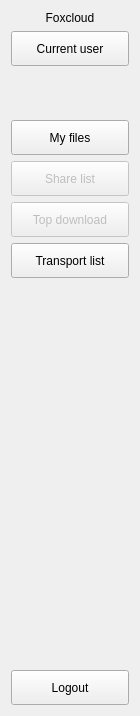
<?xml version="1.0" encoding="UTF-8"?>
<ui version="4.0">
 <class>ButtonGroup</class>
 <widget class="QWidget" name="ButtonGroup">
  <property name="geometry">
   <rect>
    <x>0</x>
    <y>0</y>
    <width>140</width>
    <height>716</height>
   </rect>
  </property>
  <property name="minimumSize">
   <size>
    <width>0</width>
    <height>0</height>
   </size>
  </property>
  <property name="maximumSize">
   <size>
    <width>16777215</width>
    <height>16777215</height>
   </size>
  </property>
  <property name="windowTitle">
   <string>Form</string>
  </property>
  <property name="styleSheet">
   <string notr="true"/>
  </property>
  <layout class="QVBoxLayout" name="verticalLayout_3">
   <item>
    <widget class="QLabel" name="lbLogo">
     <property name="text">
      <string>Foxcloud</string>
     </property>
     <property name="alignment">
      <set>Qt::AlignmentFlag::AlignCenter</set>
     </property>
    </widget>
   </item>
   <item>
    <widget class="QWidget" name="widget_2" native="true">
     <layout class="QGridLayout" name="gridLayout_2">
      <property name="leftMargin">
       <number>0</number>
      </property>
      <property name="topMargin">
       <number>0</number>
      </property>
      <property name="rightMargin">
       <number>0</number>
      </property>
      <property name="bottomMargin">
       <number>24</number>
      </property>
      <item row="0" column="0">
       <widget class="QToolButton" name="btnCurrentUser">
        <property name="sizePolicy">
         <sizepolicy hsizetype="Preferred" vsizetype="Preferred">
          <horstretch>0</horstretch>
          <verstretch>0</verstretch>
         </sizepolicy>
        </property>
        <property name="minimumSize">
         <size>
          <width>50</width>
          <height>35</height>
         </size>
        </property>
        <property name="maximumSize">
         <size>
          <width>200</width>
          <height>55</height>
         </size>
        </property>
        <property name="text">
         <string>Current user</string>
        </property>
        <property name="icon">
         <iconset theme="QIcon::ThemeIcon::UserAvailable"/>
        </property>
        <property name="iconSize">
         <size>
          <width>35</width>
          <height>35</height>
         </size>
        </property>
        <property name="autoExclusive">
         <bool>false</bool>
        </property>
        <property name="popupMode">
         <enum>QToolButton::ToolButtonPopupMode::DelayedPopup</enum>
        </property>
        <property name="toolButtonStyle">
         <enum>Qt::ToolButtonStyle::ToolButtonTextBesideIcon</enum>
        </property>
        <property name="autoRaise">
         <bool>false</bool>
        </property>
        <property name="arrowType">
         <enum>Qt::ArrowType::NoArrow</enum>
        </property>
       </widget>
      </item>
     </layout>
    </widget>
   </item>
   <item>
    <widget class="QWidget" name="widget_3" native="true">
     <layout class="QGridLayout" name="gridLayout">
      <property name="leftMargin">
       <number>0</number>
      </property>
      <property name="topMargin">
       <number>24</number>
      </property>
      <property name="rightMargin">
       <number>0</number>
      </property>
      <property name="bottomMargin">
       <number>12</number>
      </property>
      <item row="0" column="0">
       <widget class="QToolButton" name="btnMyfile">
        <property name="sizePolicy">
         <sizepolicy hsizetype="Preferred" vsizetype="Preferred">
          <horstretch>0</horstretch>
          <verstretch>0</verstretch>
         </sizepolicy>
        </property>
        <property name="minimumSize">
         <size>
          <width>50</width>
          <height>35</height>
         </size>
        </property>
        <property name="maximumSize">
         <size>
          <width>200</width>
          <height>55</height>
         </size>
        </property>
        <property name="text">
         <string>My files</string>
        </property>
        <property name="icon">
         <iconset theme="QIcon::ThemeIcon::DocumentOpen"/>
        </property>
        <property name="iconSize">
         <size>
          <width>30</width>
          <height>30</height>
         </size>
        </property>
        <property name="autoRepeat">
         <bool>true</bool>
        </property>
        <property name="autoExclusive">
         <bool>false</bool>
        </property>
        <property name="popupMode">
         <enum>QToolButton::ToolButtonPopupMode::DelayedPopup</enum>
        </property>
        <property name="toolButtonStyle">
         <enum>Qt::ToolButtonStyle::ToolButtonTextBesideIcon</enum>
        </property>
        <property name="autoRaise">
         <bool>false</bool>
        </property>
        <property name="arrowType">
         <enum>Qt::ArrowType::NoArrow</enum>
        </property>
       </widget>
      </item>
      <item row="1" column="0">
       <widget class="QToolButton" name="btnShareList">
        <property name="enabled">
         <bool>false</bool>
        </property>
        <property name="sizePolicy">
         <sizepolicy hsizetype="Preferred" vsizetype="Preferred">
          <horstretch>0</horstretch>
          <verstretch>0</verstretch>
         </sizepolicy>
        </property>
        <property name="minimumSize">
         <size>
          <width>50</width>
          <height>35</height>
         </size>
        </property>
        <property name="maximumSize">
         <size>
          <width>200</width>
          <height>55</height>
         </size>
        </property>
        <property name="text">
         <string>Share list</string>
        </property>
        <property name="icon">
         <iconset theme="QIcon::ThemeIcon::EditRedo"/>
        </property>
        <property name="iconSize">
         <size>
          <width>30</width>
          <height>30</height>
         </size>
        </property>
        <property name="checkable">
         <bool>false</bool>
        </property>
        <property name="autoRepeat">
         <bool>true</bool>
        </property>
        <property name="autoExclusive">
         <bool>false</bool>
        </property>
        <property name="popupMode">
         <enum>QToolButton::ToolButtonPopupMode::DelayedPopup</enum>
        </property>
        <property name="toolButtonStyle">
         <enum>Qt::ToolButtonStyle::ToolButtonTextBesideIcon</enum>
        </property>
        <property name="autoRaise">
         <bool>false</bool>
        </property>
        <property name="arrowType">
         <enum>Qt::ArrowType::NoArrow</enum>
        </property>
       </widget>
      </item>
      <item row="2" column="0">
       <widget class="QToolButton" name="btnTopDownload">
        <property name="enabled">
         <bool>false</bool>
        </property>
        <property name="sizePolicy">
         <sizepolicy hsizetype="Preferred" vsizetype="Preferred">
          <horstretch>0</horstretch>
          <verstretch>0</verstretch>
         </sizepolicy>
        </property>
        <property name="minimumSize">
         <size>
          <width>50</width>
          <height>35</height>
         </size>
        </property>
        <property name="maximumSize">
         <size>
          <width>200</width>
          <height>55</height>
         </size>
        </property>
        <property name="text">
         <string>Top download</string>
        </property>
        <property name="icon">
         <iconset theme="QIcon::ThemeIcon::DocumentSave"/>
        </property>
        <property name="iconSize">
         <size>
          <width>30</width>
          <height>30</height>
         </size>
        </property>
        <property name="autoRepeat">
         <bool>true</bool>
        </property>
        <property name="autoExclusive">
         <bool>false</bool>
        </property>
        <property name="popupMode">
         <enum>QToolButton::ToolButtonPopupMode::DelayedPopup</enum>
        </property>
        <property name="toolButtonStyle">
         <enum>Qt::ToolButtonStyle::ToolButtonTextBesideIcon</enum>
        </property>
        <property name="autoRaise">
         <bool>false</bool>
        </property>
        <property name="arrowType">
         <enum>Qt::ArrowType::NoArrow</enum>
        </property>
       </widget>
      </item>
      <item row="3" column="0">
       <widget class="QToolButton" name="btnTransportList">
        <property name="sizePolicy">
         <sizepolicy hsizetype="Preferred" vsizetype="Preferred">
          <horstretch>0</horstretch>
          <verstretch>0</verstretch>
         </sizepolicy>
        </property>
        <property name="minimumSize">
         <size>
          <width>50</width>
          <height>35</height>
         </size>
        </property>
        <property name="maximumSize">
         <size>
          <width>200</width>
          <height>55</height>
         </size>
        </property>
        <property name="text">
         <string>Transport list</string>
        </property>
        <property name="icon">
         <iconset theme="QIcon::ThemeIcon::SyncSynchronizing"/>
        </property>
        <property name="iconSize">
         <size>
          <width>30</width>
          <height>30</height>
         </size>
        </property>
        <property name="autoRepeat">
         <bool>true</bool>
        </property>
        <property name="autoExclusive">
         <bool>false</bool>
        </property>
        <property name="popupMode">
         <enum>QToolButton::ToolButtonPopupMode::DelayedPopup</enum>
        </property>
        <property name="toolButtonStyle">
         <enum>Qt::ToolButtonStyle::ToolButtonTextBesideIcon</enum>
        </property>
        <property name="autoRaise">
         <bool>false</bool>
        </property>
        <property name="arrowType">
         <enum>Qt::ArrowType::NoArrow</enum>
        </property>
       </widget>
      </item>
     </layout>
    </widget>
   </item>
   <item>
    <spacer name="verticalSpacer">
     <property name="orientation">
      <enum>Qt::Orientation::Vertical</enum>
     </property>
     <property name="sizeHint" stdset="0">
      <size>
       <width>20</width>
       <height>40</height>
      </size>
     </property>
    </spacer>
   </item>
   <item>
    <widget class="QWidget" name="widget_4" native="true">
     <layout class="QGridLayout" name="gridLayout_3">
      <property name="leftMargin">
       <number>0</number>
      </property>
      <property name="topMargin">
       <number>12</number>
      </property>
      <property name="rightMargin">
       <number>0</number>
      </property>
      <property name="bottomMargin">
       <number>0</number>
      </property>
      <item row="0" column="0">
       <widget class="QToolButton" name="btnLogout">
        <property name="sizePolicy">
         <sizepolicy hsizetype="Preferred" vsizetype="Preferred">
          <horstretch>0</horstretch>
          <verstretch>0</verstretch>
         </sizepolicy>
        </property>
        <property name="minimumSize">
         <size>
          <width>50</width>
          <height>35</height>
         </size>
        </property>
        <property name="maximumSize">
         <size>
          <width>200</width>
          <height>55</height>
         </size>
        </property>
        <property name="text">
         <string>Logout</string>
        </property>
        <property name="icon">
         <iconset theme="QIcon::ThemeIcon::SystemLogOut"/>
        </property>
        <property name="iconSize">
         <size>
          <width>30</width>
          <height>30</height>
         </size>
        </property>
        <property name="autoRepeat">
         <bool>true</bool>
        </property>
        <property name="autoExclusive">
         <bool>false</bool>
        </property>
        <property name="popupMode">
         <enum>QToolButton::ToolButtonPopupMode::DelayedPopup</enum>
        </property>
        <property name="toolButtonStyle">
         <enum>Qt::ToolButtonStyle::ToolButtonTextBesideIcon</enum>
        </property>
        <property name="autoRaise">
         <bool>false</bool>
        </property>
        <property name="arrowType">
         <enum>Qt::ArrowType::NoArrow</enum>
        </property>
       </widget>
      </item>
     </layout>
    </widget>
   </item>
  </layout>
 </widget>
 <resources/>
 <connections/>
</ui>
